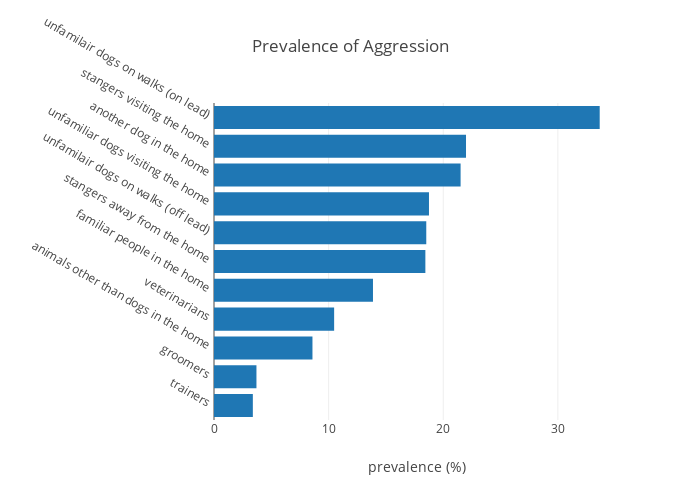

The notebook cell this image was saved under:
### Code cell
# Generate a bar graph.
prevalences = prevalences.sort_values(ascending=True)
trace = go.Bar(
    x=prevalences.values,
    y=prevalences.index.values,
    orientation='h')
data = [trace]
layout = go.Layout(title='Prevalence of Aggression',
                   xaxis=dict(title='prevalence (%)'),
                   yaxis=dict(title='',
                              automargin=True,
                              tickangle=30,
                              tickprefix=' ',
                              ticksuffix=' '),
                   width=700,
                   height=500
                  )
fig = dict(data=data, layout=layout)
py.iplot(fig)

### Figure 1 — Plotly figure (JSON) as saved in the notebook; plotly's stock layout.template omitted (floating-point values rounded to 4 significant figures)
{"data": [{"orientation": "h", "type": "bar", "x": [3.388, 3.704, 8.589, 10.48, 13.87, 18.44, 18.52, 18.75, 21.51, 21.99, 33.65], "y": ["trainers", "groomers", "animals other than dogs in the home", "veterinarians", "familiar people in the home", "stangers away from the home", "unfamilair dogs on walks (off lead)", "unfamiliar dogs visiting the home", "another dog in the home", "stangers visiting the home", "unfamilair dogs on walks (on lead)"]}], "layout": {"height": 500, "title": "Prevalence of Aggression", "width": 700, "xaxis": {"title": "prevalence (%)"}, "yaxis": {"automargin": true, "tickangle": 30, "tickprefix": " ", "ticksuffix": " ", "title": ""}}}
